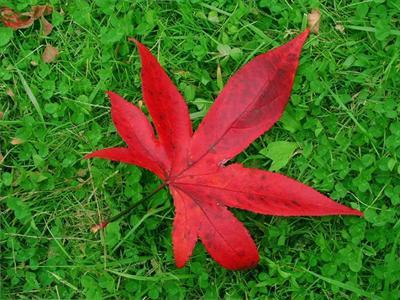
#> input picture hw1/part2/testdata/1.png, 400 x 300 px
$ python main.py
#> lines starting #> are read from the running program, lines starting #| are printed output that depends on the picture
### hw1/part2/JBF.py
import numpy as np
import cv2

# time: 0.46 sec

class Joint_bilateral_filter(object):
    def __init__(self, sigma_s, sigma_r):
        self.sigma_r = sigma_r
        self.sigma_s = sigma_s
        self.wndw_size = 6*sigma_s+1
        self.pad_w = 3*sigma_s

    def joint_bilateral_filter(self, img, guidance):
        BORDER_TYPE = cv2.BORDER_REFLECT
        padded_img = cv2.copyMakeBorder(img, self.pad_w, self.pad_w, self.pad_w, self.pad_w, BORDER_TYPE).astype(np.int32)
        padded_guidance = cv2.copyMakeBorder(guidance, self.pad_w, self.pad_w, self.pad_w, self.pad_w, BORDER_TYPE).astype(np.int32)

        ### TODO ###
        LUT_s = np.exp(-np.square(np.arange(self.pad_w+1)) / (2*self.sigma_s**2))
        LUT_r = np.exp(-np.square(np.arange(256) / 255) / (2*self.sigma_r**2))

        w_sum = np.zeros(padded_guidance.shape[:2])
        sum = np.zeros(padded_img.shape)
        for i in range(-self.pad_w, self.pad_w+1):
            for j in range(-self.pad_w, self.pad_w+1):
                if len(guidance.shape)==3:
                    r_w = np.prod(LUT_r[np.abs(np.roll(padded_guidance, [i,j], axis=[0,1])-padded_guidance)], axis=2)
                else:
                    r_w = LUT_r[np.abs(np.roll(padded_guidance, [i,j], axis=[0,1])-padded_guidance)]
                s_w = LUT_s[np.abs(i)] * LUT_s[np.abs(j)]
                t_w = s_w * r_w
                padded_img_roll = np.roll(padded_img, [i,j], axis=[0,1])
                w_sum += t_w
                for k in range(padded_img.shape[2]):
                    sum[:,:,k] += padded_img_roll[:,:,k] * t_w
        output = (sum / w_sum[:,:,np.newaxis])[self.pad_w:-self.pad_w, self.pad_w:-self.pad_w]

        return np.clip(output, 0, 255).astype(np.uint8)

### hw1/part2/main.py
import numpy as np
import cv2
import argparse
import os
from JBF import Joint_bilateral_filter


def main():
    parser = argparse.ArgumentParser(description='main function of joint bilateral filter')
    parser.add_argument('--image_path', default='./testdata/1.png', help='path to input image')
    parser.add_argument('--setting_path', default='./testdata/1_setting.txt', help='path to setting file')
    args = parser.parse_args()

    ### TODO ###

    f = open(args.setting_path, 'r')
#> (reads hw1/part2/testdata/1_setting.txt from the repository)
    f.readline()
    settings = f.readlines()
    f.close()

    RGB = []
    for i in range(len(settings) - 1):
        RGB.append(settings[i].split(','))
    sigma_s, sigma_r = int(settings[-1].split(',')[1]), float(settings[-1].split(',')[3])

    img = cv2.imread(args.image_path)
#> img is the input picture: shape (300, 400, 3); mean B, G, R 36.1, 102.2, 81.7
    img_rgb = cv2.cvtColor(img,cv2.COLOR_BGR2RGB)
    img_gray = []
    img_gray.append(cv2.cvtColor(img, cv2.COLOR_BGR2GRAY))
    for i in range(len(settings) - 1):
        img_gray.append(float(RGB[i][0])*img_rgb[:,:,0] + float(RGB[i][1])*img_rgb[:,:,1] + float(RGB[i][2])*img_rgb[:,:,2])
#> after the loop, img_gray = 6 items
    JBF = Joint_bilateral_filter(sigma_s, sigma_r)
    bf_out = JBF.joint_bilateral_filter(img_rgb, img_rgb).astype(np.uint8)
#> in joint_bilateral_filter, `padded_img = cv2.copyMakeBorder(img, self.pad_w, self.pad_w, self.pad_..`:
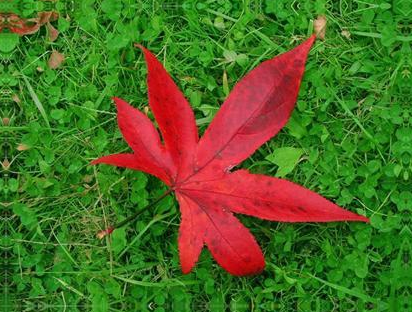
#> padded_img: shape (312, 412, 3) int32; mean R, G, B 79.5, 103.3, 35.8
#> after the loop in joint_bilateral_filter, `for i in range(-self.pad_w, self.pad_w+1):`:
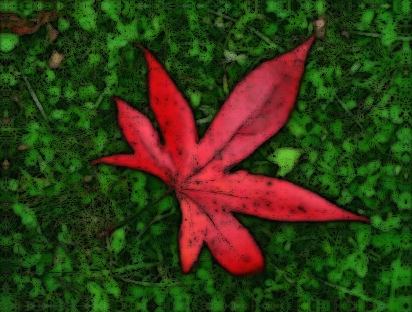
#> sum: shape (312, 412, 3) float64; mean R, G, B 1211.2, 1326.5, 493; drawn with min black and max white
#> after the loop in joint_bilateral_filter, `for i in range(-self.pad_w, self.pad_w+1):`:
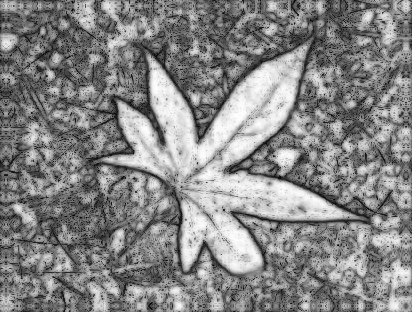
#> w_sum: shape (312, 412) float64; min 1.02, max 24.58, mean 13.4; drawn with min black and max white
#> in joint_bilateral_filter, `return np.clip(output, 0, 255).astype(np.uint8)`:
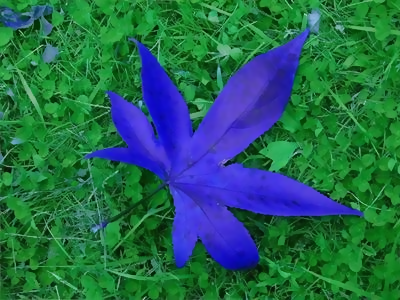
#> returned value: shape (300, 400, 3); mean of channels 0, 1, 2 81.2, 101.8, 35.4; drawn as B, G, R
    jbf_out = []
    costs = []
    for i in range(len(settings)):
        jbf_out.append(JBF.joint_bilateral_filter(img_rgb, img_gray[i]).astype(np.uint8))
        costs.append(np.abs(jbf_out[i].astype('int32')-bf_out.astype('int32')).sum())
        print('Cost: ', costs[i])
        plot = cv2.cvtColor(jbf_out[i], cv2.COLOR_RGB2BGR)
#> this loop made 6 passes
#| Cost:  1207799
#| Cost:  1439568
#| Cost:  1305961
#| Cost:  1393620
#| Cost:  1279697
#| Cost:  1127913
#> pass 1, in joint_bilateral_filter (call 2), `padded_guidance = cv2.copyMakeBorder(guidance, self.pad_w, self.pad_w,..`:
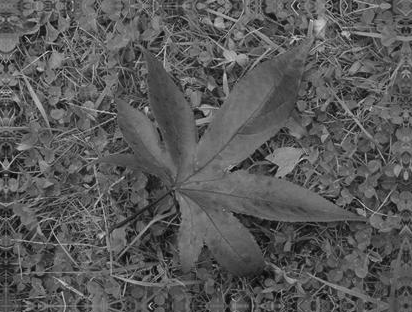
#> padded_guidance: shape (312, 412) int32; min 4, max 211, mean 88.5
#> pass 2, in joint_bilateral_filter (call 3), `padded_guidance = cv2.copyMakeBorder(guidance, self.pad_w, self.pad_w,..`:
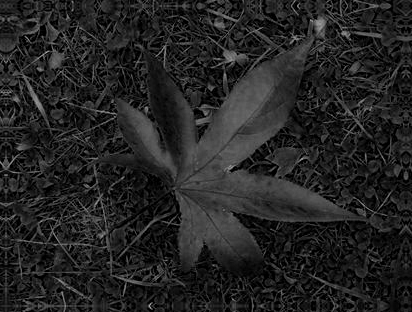
#> padded_guidance: shape (312, 412) int32; min 0, max 176, mean 35.8
#> after the loop, costs = [1207799, 1439568, 1305961, 1393620, 1279697, 1127913]; jbf_out = 6 items
        # [9 lines of commented-out code are left out]

if __name__ == '__main__':
    main()
